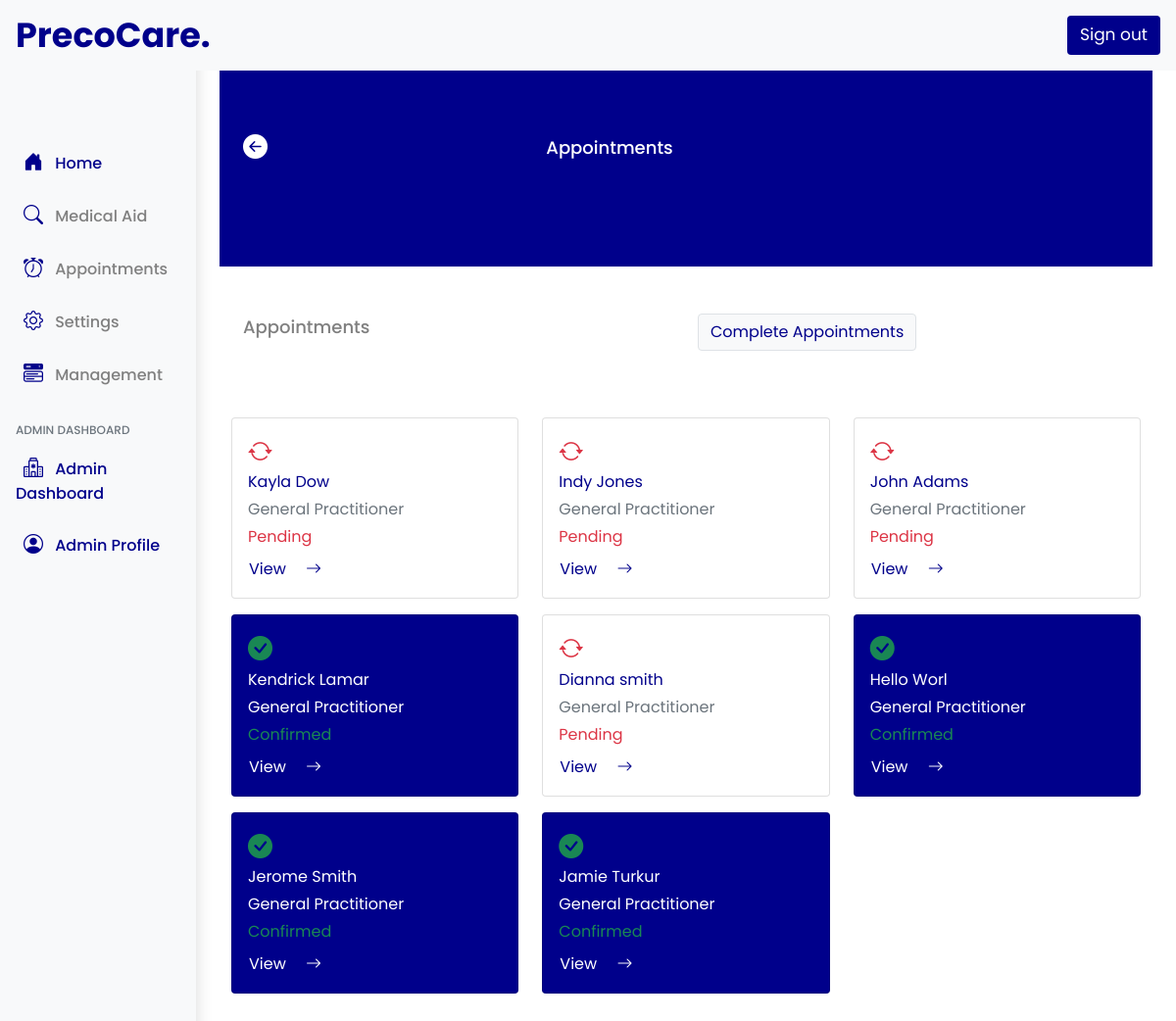
/appointments/ (signed in), run on the app's committed database.
### precocare/models.py (models this page shows, shortened)
class ApplicationForm(models.Model):
    User = models.ForeignKey(User,null=True, on_delete=models.CASCADE , blank=True, related_name="user_application", default=None)
    visit_status = models.CharField(max_length=50,null=True,blank=True)
    application_for = models.CharField(max_length=50,null=True,blank=True)
    service = models.ForeignKey(ServiceModel, on_delete=models.CASCADE , blank=True, related_name="application_service", default=None)
    fee = models.CharField(max_length=1000,null=True,blank=True)
    time_slot = models.CharField(max_length=1000,null=True,blank=True)
    time_slot_id = models.ForeignKey(BookedTimeslotModel, on_delete=models.SET_NULL , blank=True, related_name="time_slot_pk", default=None,null=True)
    date_appointment = models.DateField(auto_now_add=False,null=True,blank=True)
    reschedule_date = models.CharField(max_length=500,null=True,blank=True)
    patient_name = models.CharField(max_length=500,null=True,blank=True)
    patient_surname = models.CharField(max_length=500,null=True,blank=True)
    gender = models.CharField(max_length=500,null=True,blank=True)
    date_of_birth = models.CharField(max_length=500,null=True,blank=True)
    identification = models.CharField(max_length=13,null=True,blank=True)
    contact = models.CharField(max_length=50,null=True,blank=True)
    email = models.CharField(max_length=1000,null=True,blank=True)
    street = models.CharField(max_length=1000,null=True,blank=True)
    town = models.CharField(max_length=1000,null=True,blank=True)
    postal_code = models.CharField(max_length=1000,null=True,blank=True)
    medical_aid = models.ForeignKey(InsuranceModel,related_name="application_medical",blank=True,default=None,on_delete=models.CASCADE,null=True)
    paid_status = models.CharField(max_length=100,null=True,blank=True,default="Outstanding")
    reason_visit = models.TextField(blank = True,null=True)
    allergies = models.TextField(blank = True,null=True)
    application_status = models.CharField(max_length=100,null=True,blank=True,default="Pending")
    notify = models.CharField(max_length=100,null=True,blank=True,default="Incomplete")
    clinic_id = models.ForeignKey(ClinicModel, on_delete=models.CASCADE , blank=True, related_name="clinic_application", default=None)
    doctor = models.ForeignKey(DoctorModel, on_delete=models.CASCADE , blank=True, related_name="doctor_application", default=None,null=True)
    clinic_location = models.ForeignKey(ClinicLocationsModel, on_delete=models.CASCADE , blank=True, related_name="location_chosen", default=None,null=True)
    cancel_appointment = models.CharField(max_length=100,null=True,blank=True,default="Ongoing")
    patient_file_number = models.CharField(max_length=1000,null=True,blank=True)
    admin_booked = models.CharField(max_length=100,null=True,blank=True,default="No")
    date_created = models.DateTimeField(auto_now_add=True, null=True)

class ServiceModel(models.Model):
    clinic_id = models.ForeignKey(ClinicModel, on_delete=models.CASCADE , blank=True, related_name="service_clinic", default=None)
    service_name = models.CharField(max_length=500,null=True)
    service_fee = models.CharField(max_length=500,null=True)
    def __str__(self):
        return self.service_name

### precocare/views.py (the view, shortened to what this page needs)
# urls.py: path('appointments/', views.AppointmentsPage,name="appointments"),
def AppointmentsPage(request):
    current_user = request.user
    allApplication = ApplicationForm.objects.filter( Q(User=current_user) & Q (cancel_appointment="Ongoing") ).order_by("-date_created")
    userAppointments = allApplication.exclude(admin_booked = "Yes")
    context = {
        "application" : userAppointments,
    }
    return render(request, "precocare/appointments.html",context)

### precocare/templates/precocare/appointments.html (shortened to what this page needs)
{% extends 'precocare/base.html' %}
{% block content %}
<div class="insurance-hero">
    <div class="container">
        <div class="row pt-3">
            <div class="col">
                <button class="p-0 m-0" onclick="history.back()" style="border: none; background-color: transparent;">
                    <i class="bi bi-arrow-left-circle-fill" style="color: white; font-size: 25px;"></i>
                </button>
            </div>
            <div class="col-8 d-flex align-items-center" style="color: white;">
                <p class="Page-headings mb-0">Appointments</p>
            </div>
        </div>
    </div>
</div>
<section class="container">
    <div class="row px-0">
        <div class="col-sm-12 col-md-6">
            <p class="main-headings m-0">Appointments</p>
        </div>
        <div class="col-sm-12 col-md-6">
            <button class="btn btn-light border" style="color: darkblue;" data-bs-toggle="modal" data-bs-target="#exampleModal">Complete Appointments</button>
        </div>
    </div>
</section>
<section class="mt-5">
    <div class="row p-0 m-0">
        {% for data in application %}
        {% if data.application_status == "Pending" %}
        <div class="col-sm-4 mt-3">
          <div class="card">
            <div class="card-body">
            <i class="bi bi-arrow-repeat text-danger  appointment-icon-pending me-4"></i>
            <p class="card-text mb-1" style="color: darkblue;">{{data.patient_name}} {{data.patient_surname}}</p>
            <p class="card-text text-secondary mb-1">{{data.service.service_name}}</p>
            <p class="card-text text-danger mb-2">{{data.application_status}}</p>
              <a style="color: darkblue;" class="btn m-0 p-0" data-bs-toggle="modal" href="#viewapplication{{data.id}}" role="button">View <span class="px-3"><i class="bi bi-arrow-right"></i></span></a>
            </div>
          </div>
        </div>
        {% elif  data.application_status == "Confirmed"%}
        <div class="col-sm-4 mt-3">
            <div class="card" style="background-color: darkblue;">
              <div class="card-body">
              <i class="bi bi-check-circle-fill text-success  appointment-icon-pending me-4"></i>
              <p class="card-text mb-1" style="color: white;">{{data.patient_name}} {{data.patient_surname}}</p>
              <p class="card-text text-white mb-1">{{data.service.service_name}}</p>
              <p class="card-text text-success mb-2">{{data.application_status}}</p>
                <a style="color: white;" class="btn m-0 p-0" data-bs-toggle="modal" href="#viewapplication{{data.id}}" role="button">View <span class="px-3"><i class="bi bi-arrow-right"></i></span></a>
              </div>
            </div>
          </div>
        {% endif %}
        {% empty %}
        <div class="alert alert-primary container" role="alert">
            No Appointments Booked
        </div>
        {% endfor %}
      </div>
</section>
{% endblock %}

### static/css/main.css (style rules this page uses)
:root { --main-bg-color: pink; }

### precocare/templates/precocare/base.html (style rules this page uses)
.body-fonts { font-family: 'Poppins', sans-serif !important; }

### precocare/templates/precocare/appointments.html (style rules this page uses)
:root { --main-color: darkblue; }
.insurance-hero { background-color: var(--main-color); height: 25vh; width: 100%; padding-top: 44px; }
.Page-headings { color: white; font-size: 18px; font-weight: 500; }
.main-headings { color: grey; font-weight: 500; font-size: 18px; margin-bottom: 15px !important; }
.appointment-icon-pending { font-size: 25px; color: red; }

### data on the page
ApplicationForm: patient_name "Kayla", patient_surname "Dow", service.service_name "General Practitioner", application_status "Pending"
ApplicationForm: patient_name "Indy", patient_surname "Jones", service.service_name "General Practitioner", application_status "Pending"
ApplicationForm: patient_name "John", patient_surname "Adams", service.service_name "General Practitioner", application_status "Pending"
ApplicationForm: patient_name "Kendrick", patient_surname "Lamar", service.service_name "General Practitioner", application_status "Confirmed"
ApplicationForm: patient_name "Dianna", patient_surname "smith", service.service_name "General Practitioner", application_status "Pending"
ApplicationForm: patient_name "Hello", patient_surname "Worl", service.service_name "General Practitioner", application_status "Confirmed"
ApplicationForm: patient_name "Jerome", patient_surname "Smith", service.service_name "General Practitioner", application_status "Confirmed"
ApplicationForm: patient_name "Jamie", patient_surname "Turkur", service.service_name "General Practitioner", application_status "Confirmed"
